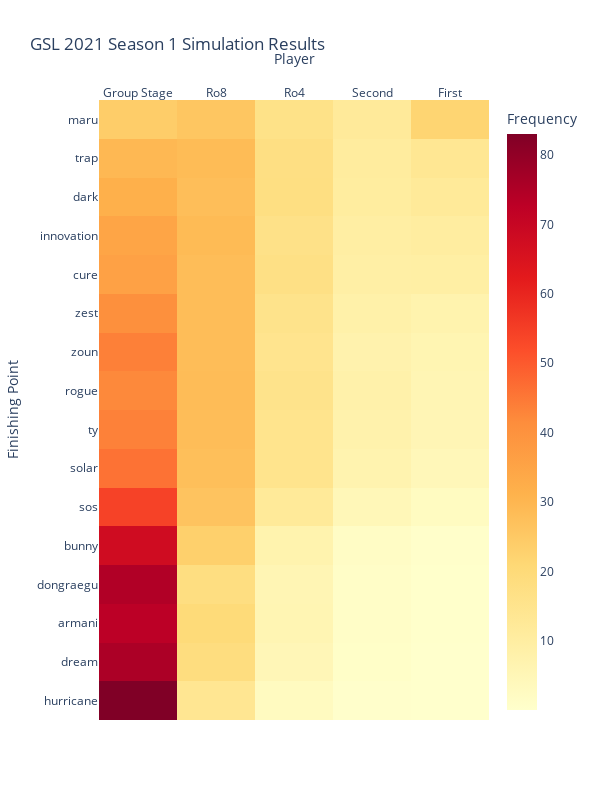

Notebook cell for this chart:
### Code cell
fig = go.Figure(
    data=go.Heatmap(
        z=gsl_perc.iloc[:,1:].to_numpy(),
        x=['Group Stage', 'Ro8', 'Ro4', 'Second', 'First'],
        y=list(gsl_perc['player']),
        hoverongaps=False,
        colorbar={'title': 'Frequency', 'outlinecolor': 'navy'},
        colorscale='YlOrRd')
)
fig.update_xaxes(side='top')

fig.update_layout(
    title = 'GSL 2021 Season 1 Simulation Results',
    yaxis=dict(visible=True, autorange='reversed'),
    autosize=False,
    width=600,
    height=800,
    xaxis_title = 'Player',
    yaxis_title = 'Finishing Point',
    coloraxis_colorbar = dict(
        title='Frequency'
    )
)

fig.show()

### Figure 1 — Plotly figure (JSON) as saved in the notebook; plotly's stock layout.template omitted (floating-point values rounded to 4 significant figures)
{"data": [{"colorbar": {"outlinecolor": "navy", "title": {"text": "Frequency"}}, "colorscale": [[0, "rgb(255,255,204)"], [0.125, "rgb(255,237,160)"], [0.25, "rgb(254,217,118)"], [0.375, "rgb(254,178,76)"], [0.5, "rgb(253,141,60)"], [0.625, "rgb(252,78,42)"], [0.75, "rgb(227,26,28)"], [0.875, "rgb(189,0,38)"], [1, "rgb(128,0,38)"]], "hoverongaps": false, "type": "heatmap", "x": ["Group Stage", "Ro8", "Ro4", "Second", "First"], "y": ["maru", "trap", "dark", "innovation", "cure", "zest", "zoun", "rogue", "ty", "solar", "sos", "bunny", "dongraegu", "armani", "dream", "hurricane"], "z": [[23.87, 25.96, 16.34, 11.99, 21.85], [29.5, 28.56, 17.49, 10.86, 13.59], [31.81, 27.89, 17.7, 10.55, 12.06], [34.76, 28.83, 16.43, 9.64, 10.35], [35.99, 28.13, 17.04, 9.337, 9.51], [40.75, 28.22, 15.64, 8.22, 7.173], [43.66, 28.17, 14.89, 7.23, 6.047], [42.25, 28.38, 15.66, 7.973, 5.737], [43.54, 28.27, 15.19, 7.47, 5.53], [45.9, 27.58, 15.13, 6.843, 4.553], [54.25, 26.56, 12.04, 4.637, 2.513], [67.67, 23.14, 7.13, 1.68, 0.38], [74.69, 18.03, 5.767, 1.203, 0.3067], [72.81, 19.98, 5.827, 1.133, 0.25], [75.53, 18.53, 4.953, 0.8567, 0.1333], [83.03, 13.8, 2.777, 0.3767, 0.02333]]}], "layout": {"autosize": false, "coloraxis": {"colorbar": {"title": {"text": "Frequency"}}}, "height": 800, "title": {"text": "GSL 2021 Season 1 Simulation Results"}, "width": 600, "xaxis": {"side": "top", "title": {"text": "Player"}}, "yaxis": {"autorange": "reversed", "title": {"text": "Finishing Point"}, "visible": true}}}
